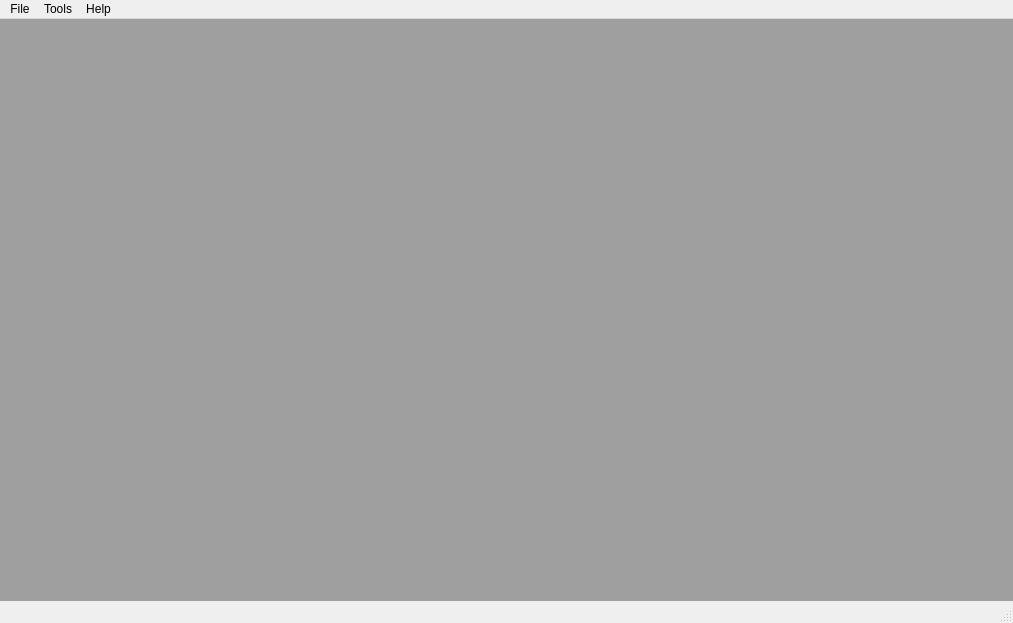
<?xml version="1.0" encoding="UTF-8"?>
<ui version="4.0">
 <class>MainWindow</class>
 <widget class="QMainWindow" name="MainWindow">
  <property name="geometry">
   <rect>
    <x>0</x>
    <y>0</y>
    <width>1013</width>
    <height>623</height>
   </rect>
  </property>
  <property name="sizePolicy">
   <sizepolicy hsizetype="Preferred" vsizetype="Preferred">
    <horstretch>0</horstretch>
    <verstretch>0</verstretch>
   </sizepolicy>
  </property>
  <property name="windowTitle">
   <string>Velocity - Xbox 360 File Manager</string>
  </property>
  <property name="windowIcon">
   <iconset resource="Resources.qrc">
    <normaloff>:/Images/Leaner24.png</normaloff>:/Images/Leaner24.png</iconset>
  </property>
  <widget class="QWidget" name="centralWidget">
   <layout class="QGridLayout" name="gridLayout">
    <property name="margin">
     <number>0</number>
    </property>
    <item row="0" column="0">
     <widget class="QMdiArea" name="mdiArea">
      <property name="acceptDrops">
       <bool>true</bool>
      </property>
      <property name="verticalScrollBarPolicy">
       <enum>Qt::ScrollBarAsNeeded</enum>
      </property>
      <property name="horizontalScrollBarPolicy">
       <enum>Qt::ScrollBarAsNeeded</enum>
      </property>
     </widget>
    </item>
   </layout>
  </widget>
  <widget class="QMenuBar" name="menuBar">
   <property name="geometry">
    <rect>
     <x>0</x>
     <y>0</y>
     <width>1013</width>
     <height>21</height>
    </rect>
   </property>
   <widget class="QMenu" name="menuFile">
    <property name="title">
     <string>File</string>
    </property>
    <widget class="QMenu" name="menuOpen">
     <property name="title">
      <string>Open</string>
     </property>
     <property name="icon">
      <iconset resource="Resources.qrc">
       <normaloff>:/Images/OpenIcon35.png</normaloff>:/Images/OpenIcon35.png</iconset>
     </property>
     <addaction name="actionPackage"/>
     <addaction name="actionXDBF_File"/>
     <addaction name="actionSTRB_File"/>
    </widget>
    <addaction name="menuOpen"/>
    <addaction name="actionCreate_Package"/>
   </widget>
   <widget class="QMenu" name="menuProfile">
    <property name="title">
     <string>Tools</string>
    </property>
    <addaction name="actionProfile_Manager"/>
    <addaction name="actionTheme_Creator"/>
   </widget>
   <widget class="QMenu" name="menuHelp">
    <property name="title">
     <string>Help</string>
    </property>
    <addaction name="actionAbout"/>
   </widget>
   <addaction name="menuFile"/>
   <addaction name="menuProfile"/>
   <addaction name="menuHelp"/>
  </widget>
  <widget class="QStatusBar" name="statusBar">
   <property name="statusTip">
    <string/>
   </property>
   <property name="whatsThis">
    <string/>
   </property>
  </widget>
  <action name="actionCreate_Package">
   <property name="icon">
    <iconset resource="Resources.qrc">
     <normaloff>:/Images/CreateFile35.png</normaloff>:/Images/CreateFile35.png</iconset>
   </property>
   <property name="text">
    <string>Create Package</string>
   </property>
  </action>
  <action name="actionProfile_Manager">
   <property name="icon">
    <iconset resource="Resources.qrc">
     <normaloff>:/Images/ProfileEditorIcon35.png</normaloff>:/Images/ProfileEditorIcon35.png</iconset>
   </property>
   <property name="text">
    <string>Profile Editor</string>
   </property>
  </action>
  <action name="actionTheme_Creator">
   <property name="icon">
    <iconset resource="Resources.qrc">
     <normaloff>:/Images/ThemeCreator35.png</normaloff>:/Images/ThemeCreator35.png</iconset>
   </property>
   <property name="text">
    <string>Theme Creator</string>
   </property>
  </action>
  <action name="actionAbout">
   <property name="icon">
    <iconset resource="Resources.qrc">
     <normaloff>:/Images/information.png</normaloff>:/Images/information.png</iconset>
   </property>
   <property name="text">
    <string>About</string>
   </property>
  </action>
  <action name="actionPackage">
   <property name="icon">
    <iconset resource="Resources.qrc">
     <normaloff>:/Images/package.png</normaloff>:/Images/package.png</iconset>
   </property>
   <property name="text">
    <string>Package</string>
   </property>
  </action>
  <action name="actionXDBF_File">
   <property name="icon">
    <iconset resource="Resources.qrc">
     <normaloff>:/Images/gpd.png</normaloff>:/Images/gpd.png</iconset>
   </property>
   <property name="text">
    <string>GPD</string>
   </property>
  </action>
  <action name="actionSTRB_File">
   <property name="icon">
    <iconset resource="Resources.qrc">
     <normaloff>:/Images/asset.png</normaloff>:/Images/asset.png</iconset>
   </property>
   <property name="text">
    <string>Avatar Asset</string>
   </property>
  </action>
 </widget>
 <layoutdefault spacing="6" margin="11"/>
 <resources>
  <include location="Resources.qrc"/>
 </resources>
 <connections/>
</ui>
